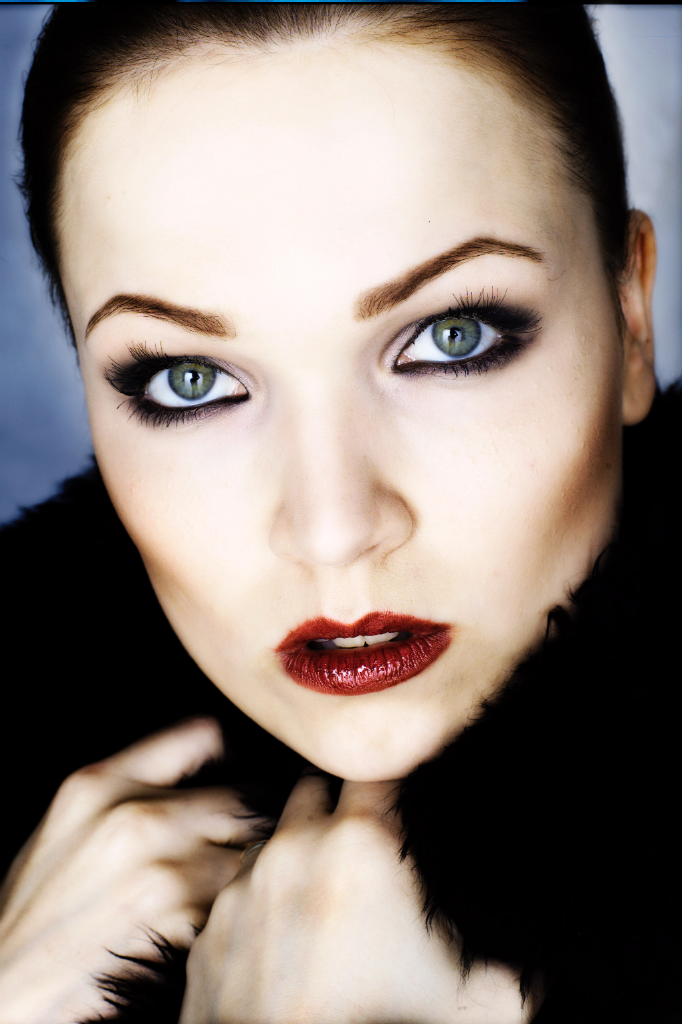
//> input picture InPaintPort/tarja.bmp, 682 x 1024 px
$ ./InPaintPort   (built with g++ and OpenCV 4)
//> lines starting //> are read from the running program, lines starting //| are printed output that depends on the picture; after the words box and inside, x2 and y2 are one past the last pixel; in counts of white or black regions, pixels touching at a corner belong together
// InPaintPort.cpp : 定义控制台应用程序的入口点。
//

#include "stdafx.h"

#if defined WIN32
#if defined _DEBUG
#pragma comment(lib,"opencv_core231d.lib")
#pragma comment(lib,"opencv_imgproc231d.lib")
#pragma comment(lib,"opencv_highgui231d.lib")
#pragma comment(lib, "opencv_features2d231d.lib")
#pragma comment(lib, "opencv_flann231d.lib")
#pragma comment(lib, "opencv_calib3d231d.lib")
#else
#pragma comment(lib,"opencv_core231.lib")
#pragma comment(lib,"opencv_imgproc231.lib")
#pragma comment(lib,"opencv_highgui231.lib")
#pragma comment(lib, "opencv_features2d231.lib")
#pragma comment(lib, "opencv_flann231.lib")
#pragma comment(lib, "opencv_calib3d231.lib")
#endif

#pragma warning(disable: 4251)
#pragma warning(disable: 4996)
#endif


#include <opencv2/opencv.hpp>

#include "Inpaint.h"
using namespace cv;

using namespace std;

void help()
{
	cout << "\nCool inpainging demo. Inpainting repairs damage to images by floodfilling the damage \n"
		<< "with surrounding image areas.\n"
		"Using OpenCV version %s\n" << CV_VERSION << "\n"
		"Usage:\n"
		"./inpaint [image_name -- Default fruits.jpg]\n" << endl;

	cout << "Hot keys: \n"
		"\tESC - quit the program\n"
		"\tr - restore the original image\n"
		"\ti or SPACE - run inpainting algorithm\n"
		"\t\t(before running it, paint something on the image)\n" << endl;
}

Mat img, inpaintMask;
Point prevPt(-1,-1);

void onMouse( int event, int x, int y, int flags, void* )
{
	if( event == CV_EVENT_LBUTTONUP || !(flags & CV_EVENT_FLAG_LBUTTON) )
		prevPt = Point(-1,-1);
	else if( event == CV_EVENT_LBUTTONDOWN )
		prevPt = Point(x,y);
	else if( event == CV_EVENT_MOUSEMOVE && (flags & CV_EVENT_FLAG_LBUTTON) )
	{
		Point pt(x,y);
		if( prevPt.x < 0 )
			prevPt = pt;

		int lineWidth = 20;
		line( inpaintMask, prevPt, pt, Scalar::all(255), lineWidth, 8, 0 );
		line( img, prevPt, pt, Scalar::all(255), lineWidth, 8, 0 );
		prevPt = pt;
		imshow("image", img);
	}
}


int main( int argc, char** argv )
{
	char* filename = argc >= 2 ? argv[1] : (char*)"tarja.bmp";
	Mat img0 = imread(filename, -1);
//> img0 is the input picture: 1024 rows x 682 cols, CV_8UC3; mean B, G, R 121.2, 128.3, 141
	if(img0.empty())
	{
		cout << "Couldn't open the image " << filename << ". Usage: inpaint <image_name>\n" << endl;
		return 0;
	}

	help();

	namedWindow( "image", 1 );

	img = img0.clone();
	inpaintMask = Mat::zeros(img.size(), CV_8U);

	imshow("image", img);
	setMouseCallback( "image", onMouse, 0 );

	for(;;)
	{
		char c = (char)waitKey();
//> the left mouse button is pressed at (170, 256)
//> the mouse is dragged to (341, 512)
//> call 2 of onMouse, with event = 0, x = 341, y = 512, flags = 1
//> in onMouse (call 2), `line( inpaintMask, prevPt, pt, Scalar::all(255), lineWidth, 8, 0 );`:
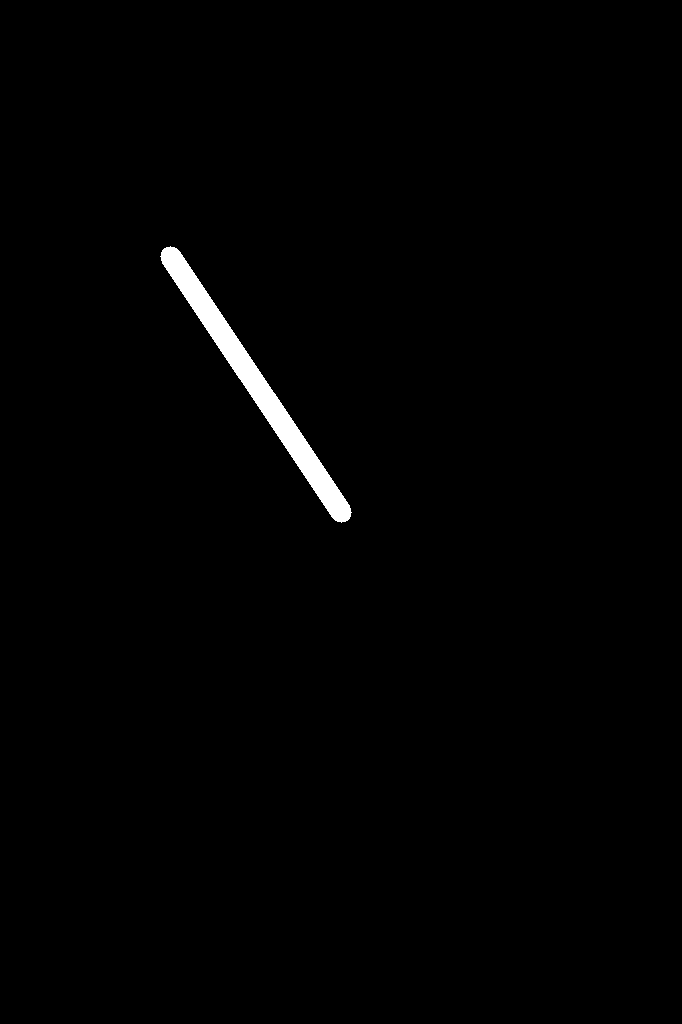
//> inpaintMask: 1024 rows x 682 cols, CV_8UC1; 0.99% white; 1 white region, box (x1, y1, x2, y2) and area: (160, 246, 352, 523) 6883
//> in onMouse (call 2), `line( img, prevPt, pt, Scalar::all(255), lineWidth, 8, 0 );`:
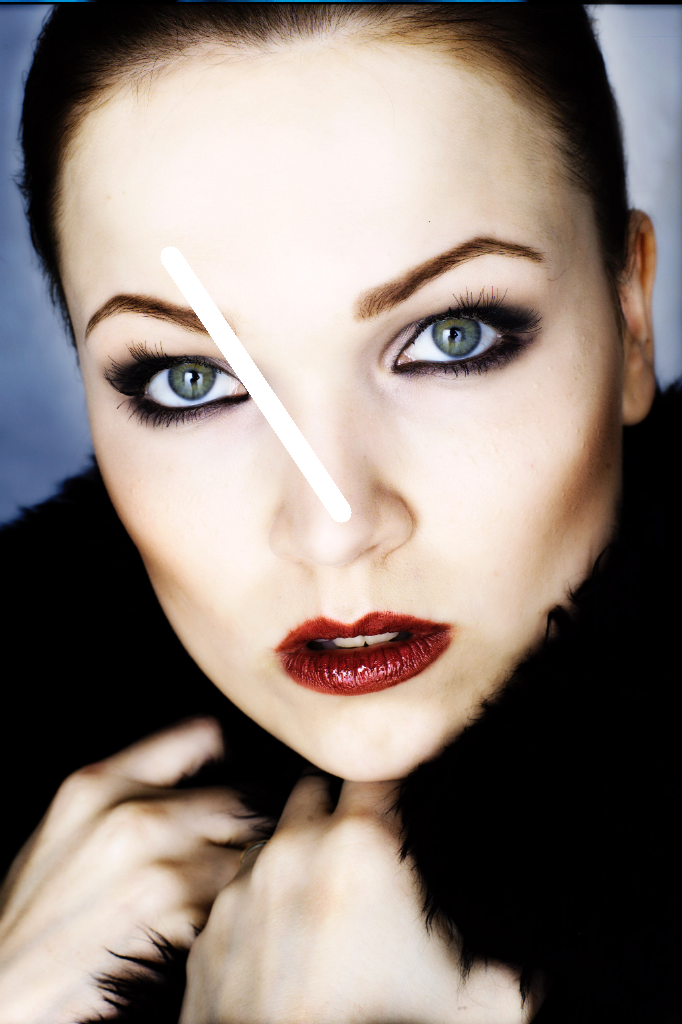
//> img: 1024 rows x 682 cols, CV_8UC3; 0.99% of pixels changed, all inside (x1, y1, x2, y2) = (160, 246, 352, 523)
//> the mouse is dragged to (511, 768)
//> call 3 of onMouse, with event = 0, x = 511, y = 768, flags = 1
//> in onMouse (call 3), `line( inpaintMask, prevPt, pt, Scalar::all(255), lineWidth, 8, 0 );`:
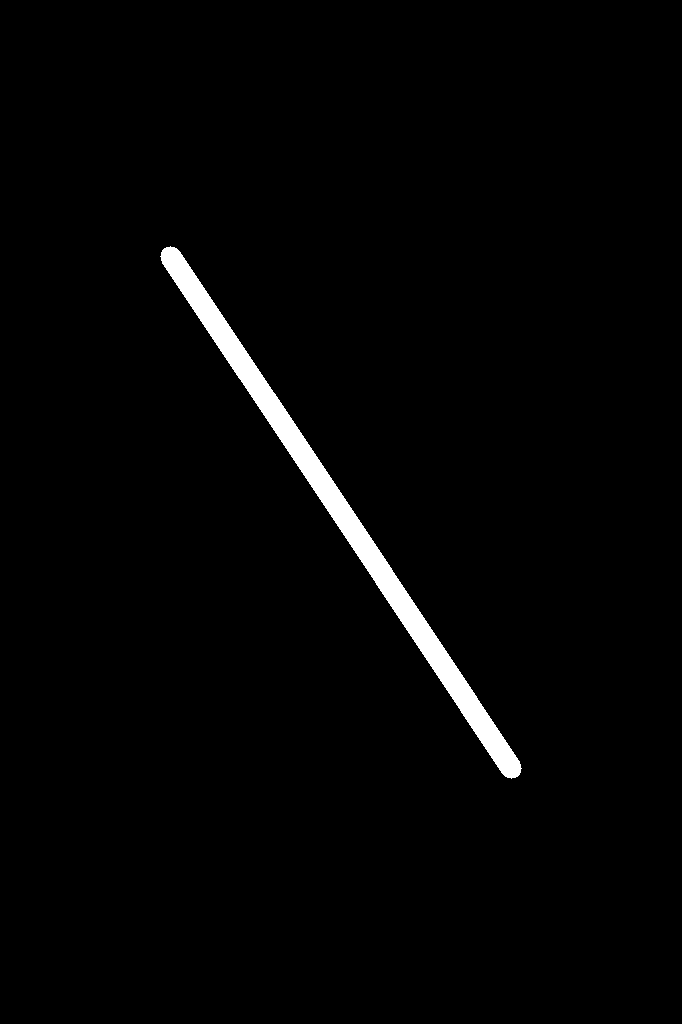
//> inpaintMask: 1024 rows x 682 cols, CV_8UC1; 1.9% white; 1 white region, box (x1, y1, x2, y2) and area: (160, 246, 522, 779) 13445
//> in onMouse (call 3), `line( img, prevPt, pt, Scalar::all(255), lineWidth, 8, 0 );`:
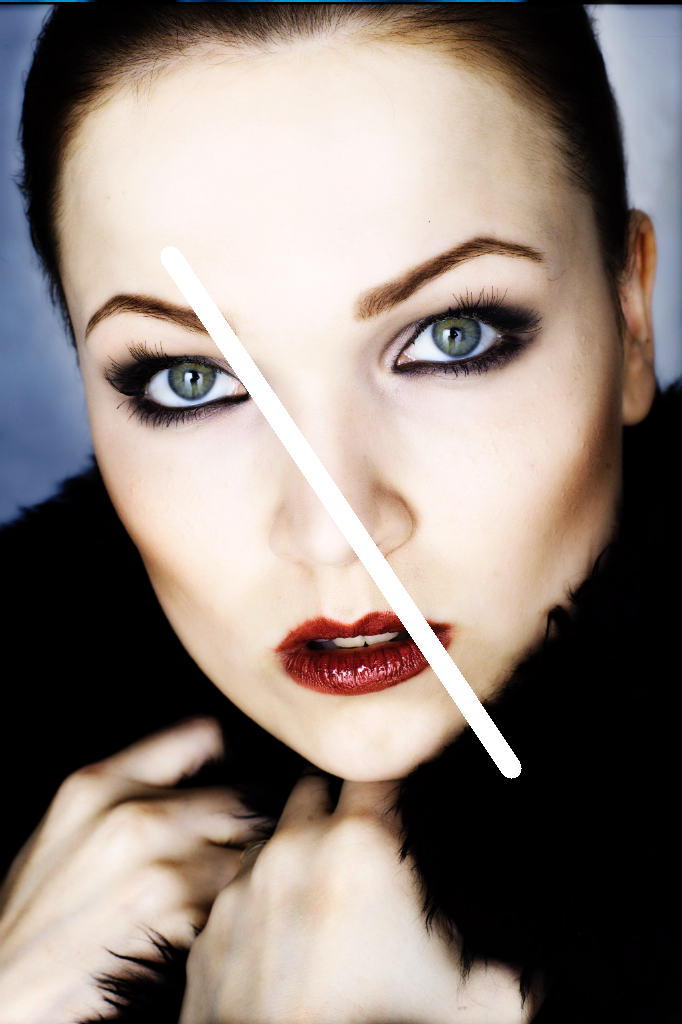
//> img: 1024 rows x 682 cols, CV_8UC3; 0.94% of pixels changed, all inside (x1, y1, x2, y2) = (333, 507, 522, 779)
//> the button is released at (511, 768)

		if( c == 27 )
			break;

		if( c == 'r' )
		{
			inpaintMask = Scalar::all(0);
			img0.copyTo(img);
			imshow("image", img);
		}

		if( c == 'i' || c == ' ' )
		{
			Mat src = img;
			Mat inpainted;

//> (the run ends here: the program needs code that is not available in this run, at `Inpaint(src.data, inpaintMask.data, src.rows, src.cols, 3);`)
